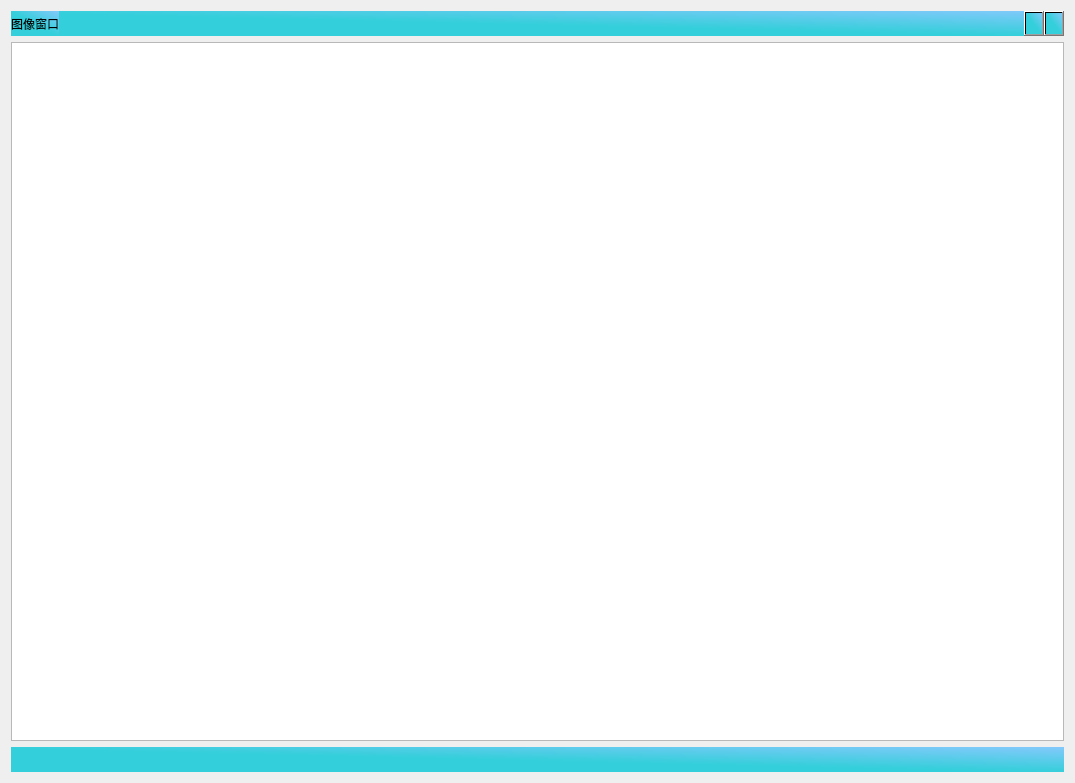
<?xml version="1.0" encoding="UTF-8"?>
<ui version="4.0">
 <class>ImageView</class>
 <widget class="QDialog" name="ImageView">
  <property name="geometry">
   <rect>
    <x>0</x>
    <y>0</y>
    <width>1075</width>
    <height>783</height>
   </rect>
  </property>
  <property name="focusPolicy">
   <enum>Qt::NoFocus</enum>
  </property>
  <property name="contextMenuPolicy">
   <enum>Qt::DefaultContextMenu</enum>
  </property>
  <property name="windowTitle">
   <string>Dialog</string>
  </property>
  <layout class="QGridLayout" name="gridLayout">
   <item row="0" column="0">
    <widget class="QWidget" name="titleWidget" native="true">
     <property name="minimumSize">
      <size>
       <width>0</width>
       <height>25</height>
      </size>
     </property>
     <property name="maximumSize">
      <size>
       <width>16777215</width>
       <height>25</height>
      </size>
     </property>
     <property name="styleSheet">
      <string notr="true">background-color: qlineargradient(spread:repeat, x1:0.017, y1:1, x2:1, y2:0, stop:0.470857 rgba(51, 207, 218, 255), stop:1 rgba(131, 201, 251, 255));</string>
     </property>
     <layout class="QHBoxLayout" name="horizontalLayout">
      <property name="spacing">
       <number>0</number>
      </property>
      <property name="leftMargin">
       <number>0</number>
      </property>
      <property name="topMargin">
       <number>0</number>
      </property>
      <property name="rightMargin">
       <number>0</number>
      </property>
      <property name="bottomMargin">
       <number>0</number>
      </property>
      <item>
       <widget class="QLabel" name="m_lab_title">
        <property name="minimumSize">
         <size>
          <width>0</width>
          <height>25</height>
         </size>
        </property>
        <property name="text">
         <string>图像窗口</string>
        </property>
       </widget>
      </item>
      <item>
       <spacer name="horizontalSpacer">
        <property name="orientation">
         <enum>Qt::Horizontal</enum>
        </property>
        <property name="sizeHint" stdset="0">
         <size>
          <width>40</width>
          <height>20</height>
         </size>
        </property>
       </spacer>
      </item>
      <item>
       <widget class="QPushButton" name="m_btn_max">
        <property name="minimumSize">
         <size>
          <width>0</width>
          <height>25</height>
         </size>
        </property>
        <property name="maximumSize">
         <size>
          <width>20</width>
          <height>16777215</height>
         </size>
        </property>
        <property name="styleSheet">
         <string notr="true">image: url(:/AngstrongDemo/image_ico/btl/Minimize_normal.png);</string>
        </property>
        <property name="text">
         <string/>
        </property>
       </widget>
      </item>
      <item>
       <widget class="QPushButton" name="m_btn_close">
        <property name="minimumSize">
         <size>
          <width>0</width>
          <height>25</height>
         </size>
        </property>
        <property name="maximumSize">
         <size>
          <width>20</width>
          <height>16777215</height>
         </size>
        </property>
        <property name="styleSheet">
         <string notr="true">image: url(:/AngstrongDemo/image_ico/btl/Close_normal.png);</string>
        </property>
        <property name="text">
         <string/>
        </property>
       </widget>
      </item>
     </layout>
    </widget>
   </item>
   <item row="1" column="0">
    <widget class="View" name="m_gView_ImageView">
     <property name="verticalScrollBarPolicy">
      <enum>Qt::ScrollBarAlwaysOff</enum>
     </property>
     <property name="horizontalScrollBarPolicy">
      <enum>Qt::ScrollBarAlwaysOff</enum>
     </property>
    </widget>
   </item>
   <item row="2" column="0">
    <widget class="QWidget" name="statusWidget" native="true">
     <property name="minimumSize">
      <size>
       <width>0</width>
       <height>25</height>
      </size>
     </property>
     <property name="maximumSize">
      <size>
       <width>16777215</width>
       <height>25</height>
      </size>
     </property>
     <property name="styleSheet">
      <string notr="true">background-color: qlineargradient(spread:repeat, x1:0.017, y1:1, x2:1, y2:0, stop:0.470857 rgba(51, 207, 218, 255), stop:1 rgba(131, 201, 251, 255));</string>
     </property>
    </widget>
   </item>
  </layout>
 </widget>
 <customwidgets>
  <customwidget>
   <class>View</class>
   <extends>QGraphicsView</extends>
   <header location="global">view.h</header>
  </customwidget>
 </customwidgets>
 <resources>
  <include location="AngstrongDemo.qrc"/>
 </resources>
 <connections/>
</ui>
